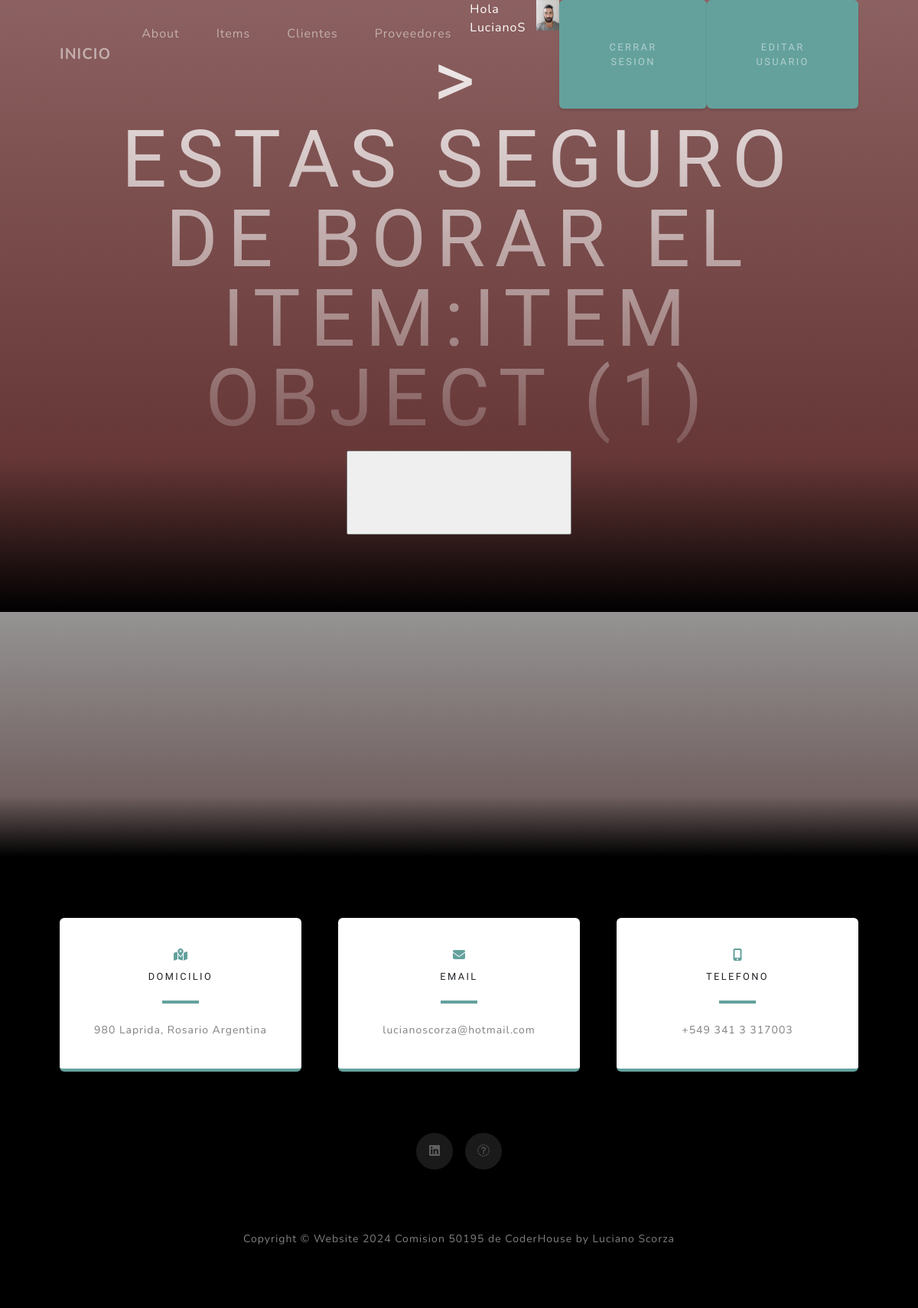
Page /AppWeb/borraItem/1 (signed in) on the committed database.
### AppWeb/models.py (models this page shows, shortened)
class avatar(models.Model):
    usuario = models.ForeignKey(User, on_delete=models.CASCADE) #lo vinculo con la Clase User, y on delete Cascade es para q si se elimina el usuario se elimine el avatar
    imagen = models.ImageField(upload_to="avatares", null=True , blank=True) # ya q no todos los usuarios va a tener Avatares por eso null y blank = True

class Item(models.Model):
    id=models.IntegerField  #el campo de nombre id lo identifica como PK, por no debe ponerse () luego de intergerfield, si fuera otro campo si se pondría()- Ver el error q sale: AppWeb.Item: (models.E004) 'id' can only be used as a field name if the field also sets 'primary_key=True'.
    nombre=models.CharField(max_length=30)
    categoria=models.CharField(max_length=15)

### AppWeb/views.py (the view)
# urls.py: path("borraItem/<int:pk>", BorrarItem.as_view()),
class BorrarItem(DeleteView): #creamos una clase q hereda de ListView q es la libreria importada
    model= Item
    success_url = "/AppWeb/listaItem/"  #necesario para direccionar a q pagina me tiene q llevar

### AppWeb/templates/AppWeb/Item_confirm_delete.html
{% extends "AppWeb/padre.html" %}
{% block titulo %}
<form action="" method="POST"> {% csrf_token %}>
  <p>Estas seguro de borar el item:{{object}} </p>
    <input type="submit" value="borrar">
</form>
{% endblock %}

### AppWeb/templates/AppWeb/padre.html (shortened to what this page needs)
<!DOCTYPE html>
<html lang="en">
    <head>
        {% load static %}
        <link href="{% static 'AppWeb/css/styles.css' %}" rel="stylesheet" />
    </head>
    <body id="page-top">
        <nav class="navbar navbar-expand-lg navbar-light fixed-top" id="mainNav">
            <div class="container px-4 px-lg-5">
                <a class="navbar-brand" href="{% url 'inicio' %}">INICIO</a>
                <div class="collapse navbar-collapse" id="navbarResponsive">
                    <ul class="navbar-nav ms-auto">
                        <li class="nav-item"><a class="nav-link" href="{% url 'acercaDeMi' %}">About</a></li>
                        {% if request.user.is_authenticated %}
                        <li class="nav-item"><a class="nav-link" href="{% url 'b_item' %}">Items</a></li>
                        <li class="nav-item"><a class="nav-link" href="{% url 'cliente' %}">Clientes</a></li>
                        <li class="nav-item"><a class="nav-link" href="{% url 'prov' %}">Proveedores</a></li>
                        <p style="color: white"> Hola {{user.username}} </p>
                        {% with user.avatar_set.first as miAvatar %}
                        {% if miAvatar %}
                        <img src="{{miAvatar.imagen.url}}" alt="No se encontró Imagen" height="40px" style="max-width: 100px ;" >
                        {% endif%}
                        {% endwith %}
                        <li class="btn btn-primary"><a class="nav-link" href="{% url 'Logout' %}">Cerrar Sesion</a></li>
                        <li class="btn btn-primary"><a class="nav-link" href="{% url 'EditarUsuario' %}">Editar Usuario</a></li>
                        {% else  %}
                        <li class="btn btn-primary"><a class="nav-link" href="{% url 'Login' %}">Iniciar Sesion</a></li>
                        <li class="btn btn-primary"><a class="nav-link" href="{% url 'SignUp' %}">Registrarse</a></li>
                        {% endif %}
                    </ul>
                </div>
            </div>
        </nav>
        <header class="masthead" style="background: linear-gradient(to bottom, rgba(150, 6, 6, 0.3) 0%, rgba(88, 20, 20, 0.7) 75%, #000 100%), #888;">
            <div class="container px-4 px-lg-5 d-flex h-100 align-items-center justify-content-center">
                <div class="d-flex justify-content-center">
                    <div class="text-center">
                        <h1 class="mx-auto my-0 text-uppercase">
                        {% block titulo %}{% endblock %}
                        </h1>
                    </div>
                </div>
            </div>
        </header>
        <section class="signup-section" id="signup" style="background: linear-gradient(to bottom, rgba(179, 172, 172, 0.3) 0%, rgba(104, 80, 80, 0.7) 75%, #000 100%), #888;">
        </section>
        <section class="contact-section bg-black">
            <div class="container px-4 px-lg-5">
                <div class="row gx-4 gx-lg-5">
                    <div class="col-md-4 mb-3 mb-md-0">
                        <div class="card py-4 h-100">
                            <div class="card-body text-center">
                                <i class="fas fa-map-marked-alt text-primary mb-2"></i>
                                <h4 class="text-uppercase m-0">Domicilio</h4>
                                <hr class="my-4 mx-auto" />
                                <div class="small text-black-50">980 Laprida, Rosario Argentina</div>
                            </div>
                        </div>
                    </div>
                    <div class="col-md-4 mb-3 mb-md-0">
                        <div class="card py-4 h-100">
                            <div class="card-body text-center">
                                <i class="fas fa-envelope text-primary mb-2"></i>
                                <h4 class="text-uppercase m-0">Email</h4>
                                <hr class="my-4 mx-auto" />
                                <div class="small text-black-50">lucianoscorza@hotmail.com</a></div>
                            </div>
                        </div>
                    </div>
                    <div class="col-md-4 mb-3 mb-md-0">
                        <div class="card py-4 h-100">
                            <div class="card-body text-center">
                                <i class="fas fa-mobile-alt text-primary mb-2"></i>
                                <h4 class="text-uppercase m-0">Telefono</h4>
                                <hr class="my-4 mx-auto" />
                                <div class="small text-black-50">+549 341 3 317003</div>
                            </div>
                        </div>
                    </div>
                </div>
                <div class="social d-flex justify-content-center">
                    <a class="mx-2" href="//www.linkedin.com/in/luciano-scorza"><i class="fab fa-linkedin"></i></a>
                    <a class="mx-2" href="https://1drv.ms/b/s!ApP_8E9v9OFolDqQ40bvGBjnRl91?e=nOhg9m"><i class="fab fa-CV"></i></a>
                </div>
            </div>
        </section>
        <footer class="footer bg-black small text-center text-white-50"><div class="container px-4 px-lg-5">Copyright &copy; Website 2024 Comision 50195 de CoderHouse by Luciano Scorza </div></footer>
    </body>
</html>

### rows in the picture
avatar: imagen (picture)
Item: id "ITEM OBJECT (1)"

### other values in the picture
{{ user.username }} "LucianoS"
